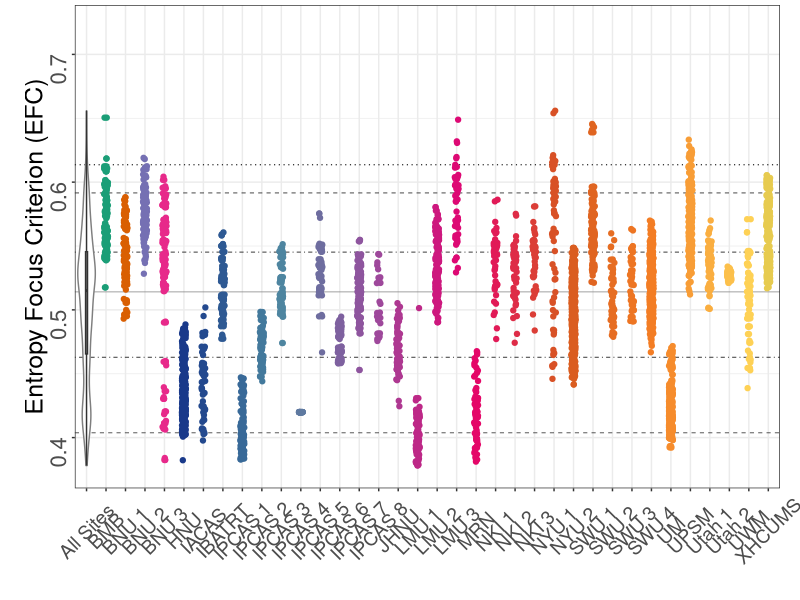
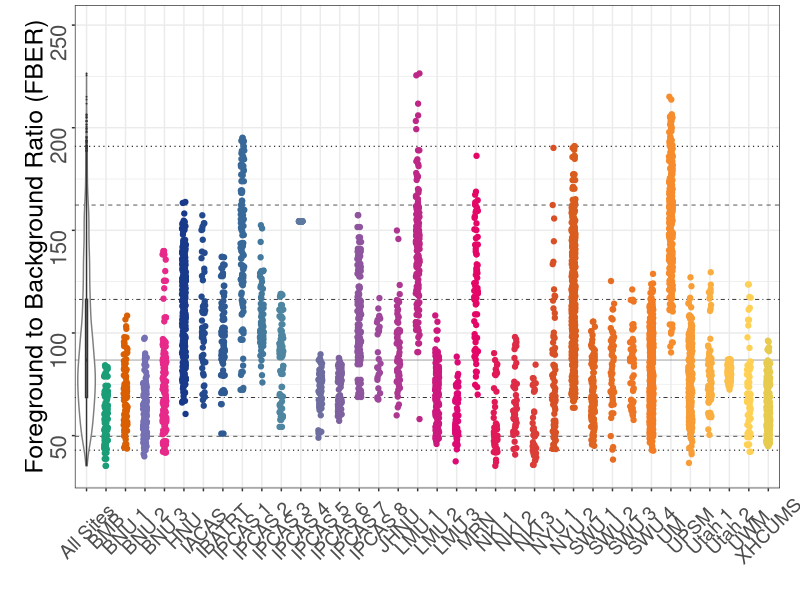
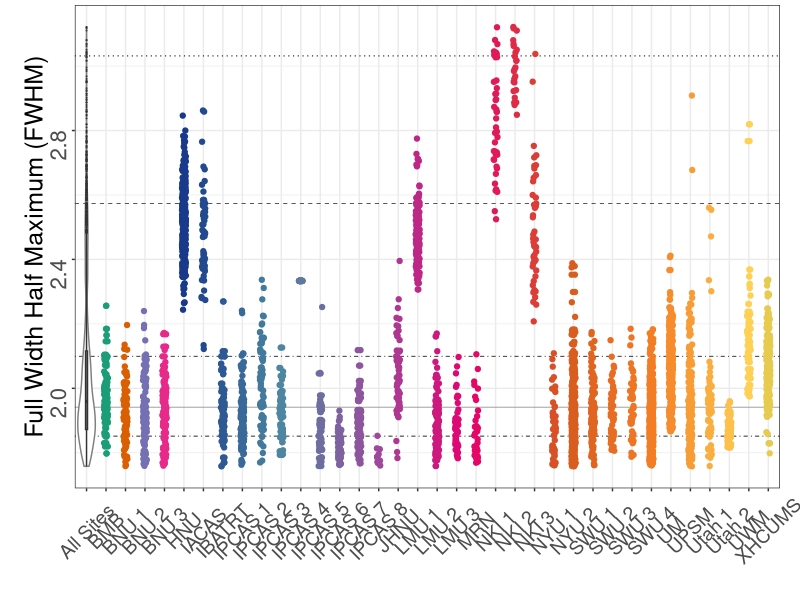
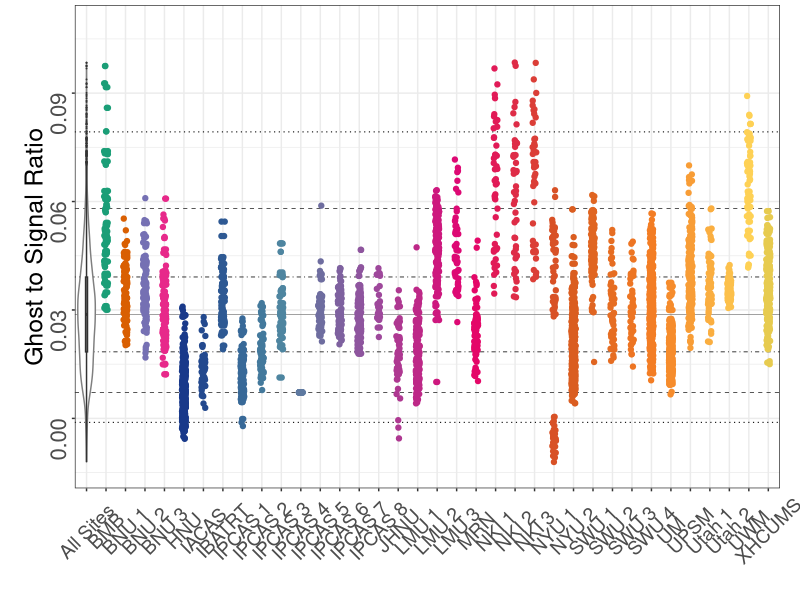
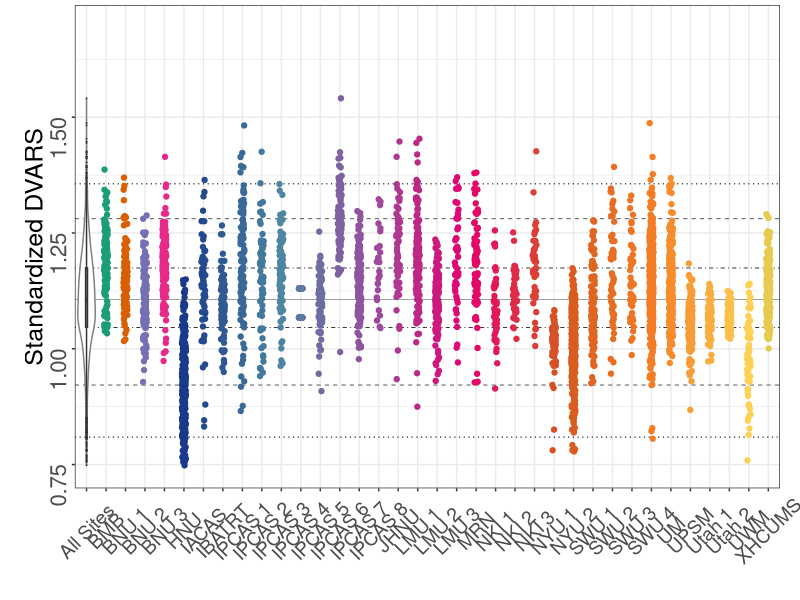
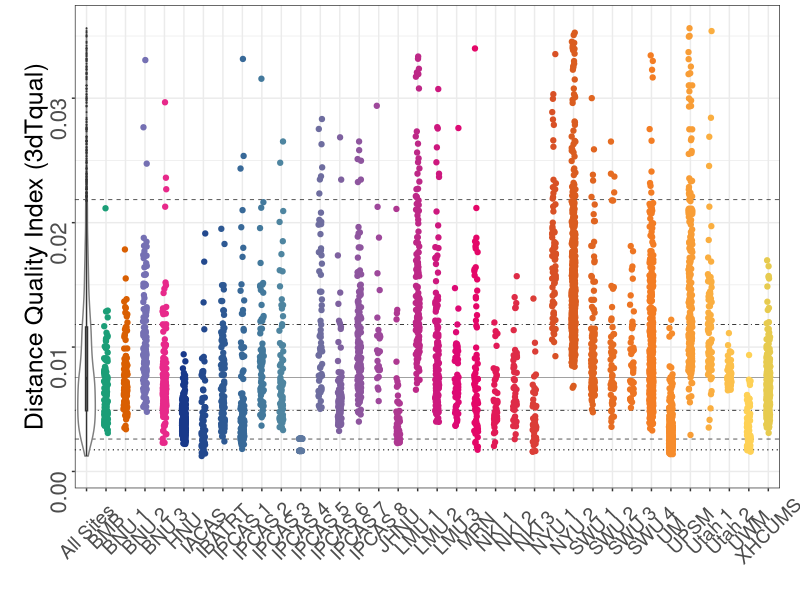
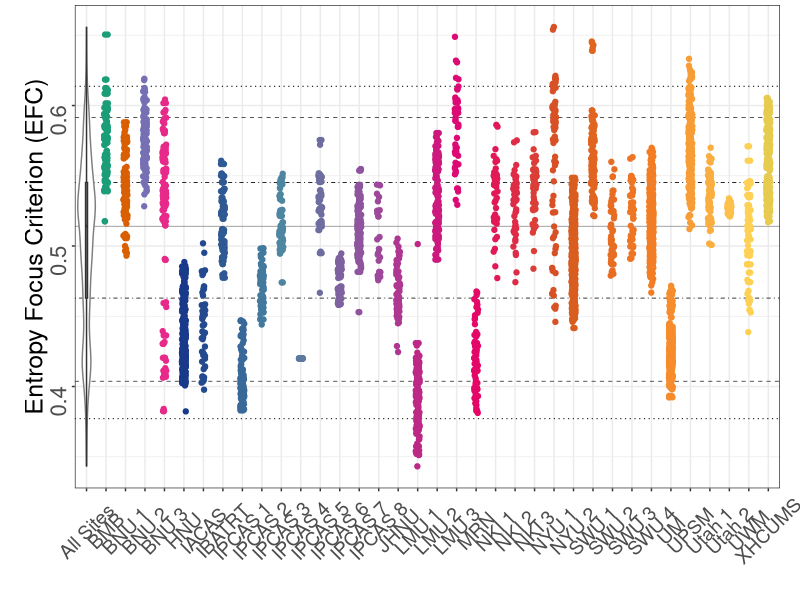
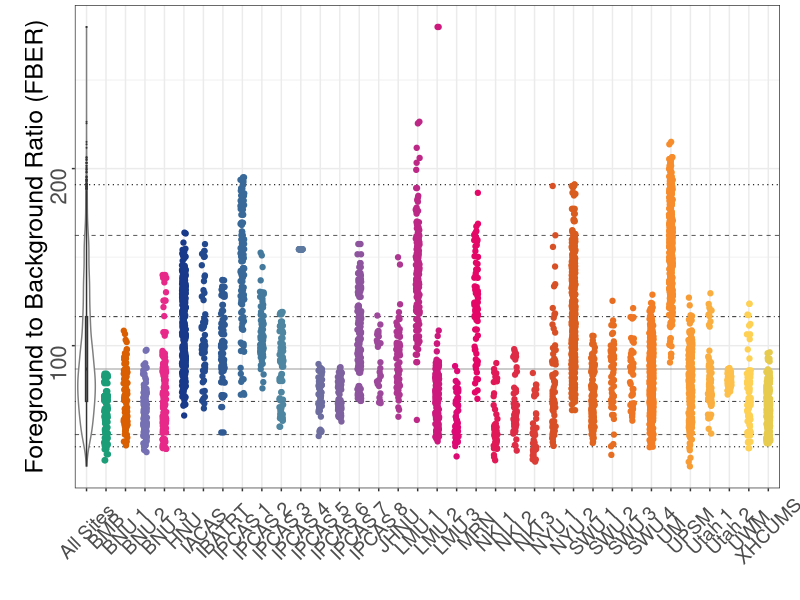

R code for these plots, in order:
#' # SETUP

#' Load packages and paths
#+ setup-packages
library(grid)
library(ggplot2)
library(plyr)
library(RColorBrewer)


#' ## Color Scheme
#' 
#' CMI Recommendations
#+ setup-colors
cmi_main_blue="#0071b2"
cmi_grey="#929d9e"
cmi_light_blue="#00c4d9"
cmi_pea_green="#b5bf00"

cmi_rich_green="#73933d"
cmi_rich_purple="#8e7fac"
cmi_rich_red="#d75920"
cmi_rich_blue="#4c87a1"
cmi_rich_aqua="#66c7c3"
cmi_rich_orange="#eebf42"

cmi_vibrant_yellow="#ffd457"
cmi_vibrant_orange="#f58025"
cmi_vibrant_green="#78a22f"
cmi_vibrant_garnet="#e6006f"
cmi_vibrant_purple="#9A4d9e"
cmi_vibrant_blue="#19398a"

cmi_site_colors = c(cmi_vibrant_blue,
                    cmi_rich_blue,
                    cmi_vibrant_purple,
                    cmi_vibrant_garnet,
                    cmi_rich_red,
                    cmi_vibrant_orange,
                    cmi_vibrant_yellow,
                    cmi_vibrant_green)
cmi_site_colors_ramp = colorRampPalette(cmi_site_colors)


#' ## Load data
#'
#' Read in the data and then some
#+ setup-load
#setwd("/home2/zarrar/projects/qc")
#setwd("~/zarrar/qc")
#setwd("~/Dropbox/Research/cmi/qc")
df      <- read.csv("../corr.qc/qc_filt_epi.csv")[,-1]
#df      <- df[,colnames(df)!="efc"]
nsites  <- length(unique(df$site))

#' ## Percentiles
#'
#' In our plots, we want to have percentile lines for each QC measure to 
#' indicate the distribution of each site relative to the whole sample
#+ setup-percentile
qc.measures <- colnames(df)[!(colnames(df) %in% c("subid", "site", "site.name", "session", "scan", "global"))]
qvals       <- c(0.01, 0.05, 0.25, 0.5, 0.75, 0.95, 0.99)
qcat        <- c(1,5,25,50,25,5,1)
qline       <- c(3, 2, 5, 1, 5, 2, 3)
qsize       <- c(.4, .25, .3, .25, .3, .25, .4)
qcols       <- c("grey10", "grey10", "grey10", "grey50", "grey10", "grey10", "grey10")
#qcols       <- brewer.pal(8, "Dark2")[c(1,2,3,4,3,2,1)]

#' Now let's get the percentiles
#+ percentile
percentiles <- apply(subset(df, select=qc.measures), 2, quantile, qvals, na.rm=TRUE)
percentiles <- as.data.frame(cbind(percentiles, qcat, qline, qsize))
percentiles$qline <- as.factor(qline)
percentiles$qcat  <- as.factor(qcat)
print(percentiles)

#' ## Measure Descriptions
#' Associate a detailed description with each measure
#+ setup-measure
mdf <- data.frame(
    measure = qc.measures, 
    description = c(
        "Entropy Focus Criterion (EFC)", 
        "Foreground to Background Ratio (FBER)", 
        "Full Width Half Maximum (FWHM)", 
        "Ghost to Signal Ratio", 
        "Standardized DVARS", 
        "Distance Quality Index (3dTqual)"
    )
)
print(mdf)
cat("CHECK ABOVE...do the columns for each row match\n")


#' # PLOTS

#' ## More Setup
#' 
#' This function will add percentile lines in the background
#' plot: ggplot object
#' pdf: percentile data frame
#+ plot-function
compile_percentiles <- function(pdf, measure, cols=NULL) {
  ret <- lapply(1:nrow(pdf), function(i) {
    p <- pdf[i,]
    if (!is.null(cols)) {
      plot <- geom_hline(aes_string(yintercept=measure), data=p, 
                         size=as.numeric(p$qsize), linetype=as.numeric(p$qline), color=cols[i])
      #as.character(p$qcolor[1])
    } else {
      plot <- geom_hline(aes_string(yintercept=measure), data=p, 
                         size=as.numeric(p$qsize[1]), linetype=as.numeric(p$qline[1]), color="grey50")
    }
    return(plot)
  })
  return(ret)
}

#' ## Outliers
#' Sometimes extreme data-points can skew the plot 
#' and make it difficult to see the spread of the data.
#'  
#' I will avoid plotting those outlier points by setting the axis
#' to only the points that I want. ggplot will complain but let her (poor baby).
#'
#+ plot-find-outliers
# functions
range.outlier.iqr <- function(x, times=3) {
    upper.limit <- quantile(x, 0.75) + times*IQR(x)
    lower.limit <- quantile(x, 0.25) - times*IQR(x)
    return(c(lower.limit, upper.limit))
}
outlier.iqr <- function(x, times=3) {
    tmp         <- range.outlier.iqr(x, times)
    lower.limit <- tmp[1]
    upper.limit <- tmp[2]
    return((x > upper.limit) | (x < lower.limit))
}
# outlier values (if any)
lst.outlier.iqr <- llply(qc.measures, function(measure) {
    ret     <- subset(df, select=c("subid", "site", "site.name", "session", "scan", measure))
    inds    <- outlier.iqr(df[[measure]])
    return(ret[inds,])
})
names(lst.outlier.iqr) <- qc.measures
# new ranges of our plots (sans outliers)
df.range.iqr <- as.data.frame(sapply(qc.measures, function(m) {
    inds <- !outlier.iqr(df[[m]])
    range(df[[m]][inds]) * 1.1 
}))


#' ## Visualization of Text
#' A function with all the theme jazz
#+ viz-text
set_themes <- function(family="Times", text.size.x=14, text.size.y=16, title.size=18) {
  family <- "sans"
  pg <- list(
    theme_bw(), 
    theme(axis.title.x      = element_text(family = family, face = "plain", size=title.size)), 
    theme(axis.title.y      = element_text(family = family, face = "plain", size=title.size, angle=90, vjust=0.25)), 
    theme(axis.text.x       = element_text(family = family, face = "plain", size=text.size.x, vjust=0.5, angle=45)), 
    theme(axis.text.y       = element_text(family = family, face = "plain", size=text.size.y, angle=90)), 
    theme(axis.ticks.length = unit(.15, "lines")), 
    theme(axis.ticks.margin = unit(.15,"lines")), 
    theme(plot.margin       = unit(c(0.25, 1, 0.25, 1), "lines")), 
    theme(legend.position   = "none")
  )
  return(pg)
}



#' ## QC EPI QC Measures
#' I will be plotting a bunch of different data-sets here. First I will have 
#' all the data, then I will have it remote 3 x the IQR. So two sets of the
#' same plots.
#'
#' ### REMOVE OUTLIERS
#+ plot-qc-no-outliers, fig.width=12, fig.height=8, dpi=100
for (i in 1:nrow(mdf)) {
  measure <- as.character(mdf$measure[i])
  desc <- as.character(mdf$description[i])
  
  # ### Option 1
  # First, I'll plot ones with 1%, 5%, 25%, and 50% percentile lines
  pg1=ggplot(df, aes_string(x="site.name", y=measure))
  
  # Add those percentile lines
  pg2=pg1 + compile_percentiles(percentiles, measure, qcols)  
  
  # Add main plot
  # - violin plot + boxplot for all the data
  # - jitter plot for each site (adjust the color)
  # - x and y labels
  pg3=pg2 + 
    geom_violin(aes(x=global), color="gray50") + 
    geom_boxplot(aes(x=global), width=.1, fill="gray50", outlier.size=0) + 
    geom_jitter(aes(color=site.name), position = position_jitter(width = .1)) + 
    scale_color_manual(values=c(brewer.pal(4,"Dark2"), cmi_site_colors_ramp(nsites))) + 
    ylab(desc) +
    xlab("") 
  
  # Add the y-range limit
  pg4=pg3
  pg4=pg4 + 
    ylim(df.range.iqr[[measure]])
  
  # Below assumes that you are doing this with a default axis (sites on x, data on y)
  pg5=pg4 + set_themes()
  
  # Plot
  pg=pg5
  print(pg)
  
  #ggsave("plot_option02.png", pg, height=2.5, width=5)    
  
  #readline("continue?")
  cat("\n\n\n\n")
}


#' ### KEEP OUTLIERS
#+ plot-qc-yes-outliers, fig.width=12, fig.height=8, dpi=100
for (i in 1:nrow(mdf)) {
  measure <- as.character(mdf$measure[i])
  desc <- as.character(mdf$description[i])
  
  # ### Option 1
  # First, I'll plot ones with 1%, 5%, 25%, and 50% percentile lines
  pg1=ggplot(df, aes_string(x="site.name", y=measure))
  
  # Add those percentile lines
  pg2=pg1 + compile_percentiles(percentiles, measure, qcols)  
  
  # Add main plot
  # - violin plot + boxplot for all the data
  # - jitter plot for each site (adjust the color)
  # - x and y labels
  pg3=pg2 + 
    geom_violin(aes(x=global), color="gray50") + 
    geom_boxplot(aes(x=global), width=.1, fill="gray50", outlier.size=0) + 
    geom_jitter(aes(color=site.name), position = position_jitter(width = .1)) + 
    scale_color_manual(values=c(brewer.pal(4,"Dark2"), cmi_site_colors_ramp(nsites))) + 
    ylab(desc) +
    xlab("")
  
  # Add the y-range limit and the outlier points on the maximum of the range
  # only if there are any outliers
  pg4=pg3
  #pg4=pg4 + 
  #  ylim(df.range.iqr[[measure]])
  
  # Below assumes that you are doing this with a default axis (sites on x, data on y)
  pg5=pg4 + set_themes()
  
  # Plot
  pg=pg5
  print(pg)
  
  #ggsave("plot_option02.png", pg, height=2.5, width=5)    
  
  #readline("continue?")
  cat("\n\n\n\n")
}
